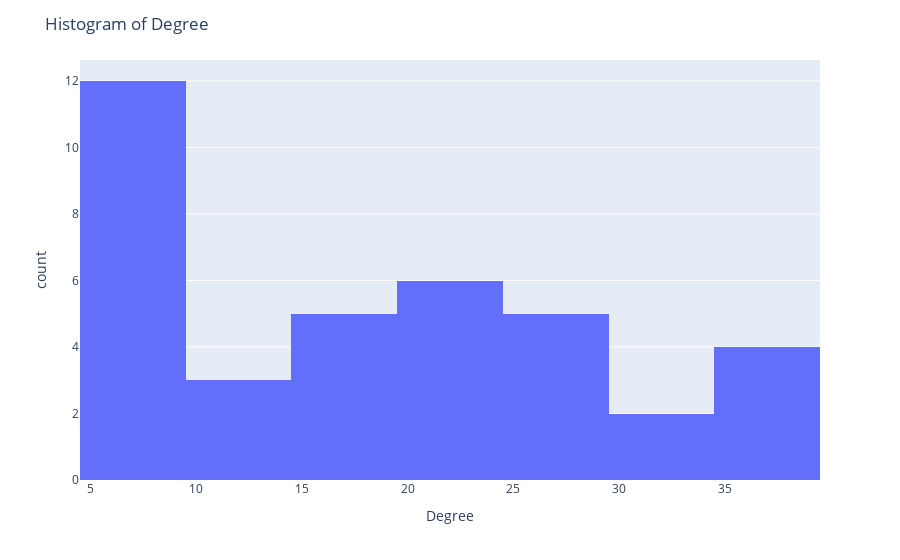

Notebook code cell kept with this figure:
### Code cell
fig = px.histogram(holder_df, x = 'Degree', nbins = 10)
fig.update_layout(title = 'Histogram of Degree')
fig.show()

### Figure 1 — Plotly figure (JSON) as saved in the notebook; plotly's stock layout.template omitted (floating-point values rounded to 4 significant figures)
{"data": [{"alignmentgroup": "True", "bingroup": "x", "hovertemplate": "Degree=%{x}<br>count=%{y}<extra></extra>", "legendgroup": "", "marker": {"color": "#636efa", "pattern": {"shape": ""}}, "name": "", "nbinsx": 10, "offsetgroup": "", "orientation": "v", "showlegend": false, "type": "histogram", "x": [9, 32, 36, 9, 9, 21, 30, 22, 26, 9, 9, 20, 17, 36, 13, 9, 25, 9, 36, 9, 18, 12, 15, 9, 9, 9, 25, 9, 36, 26, 21, 24, 15, 24, 18, 13, 25], "xaxis": "x", "yaxis": "y"}], "layout": {"barmode": "relative", "legend": {"tracegroupgap": 0}, "margin": {"t": 60}, "title": {"text": "Histogram of Degree"}, "xaxis": {"anchor": "y", "domain": [0, 1], "title": {"text": "Degree"}}, "yaxis": {"anchor": "x", "domain": [0, 1], "title": {"text": "count"}}}}
